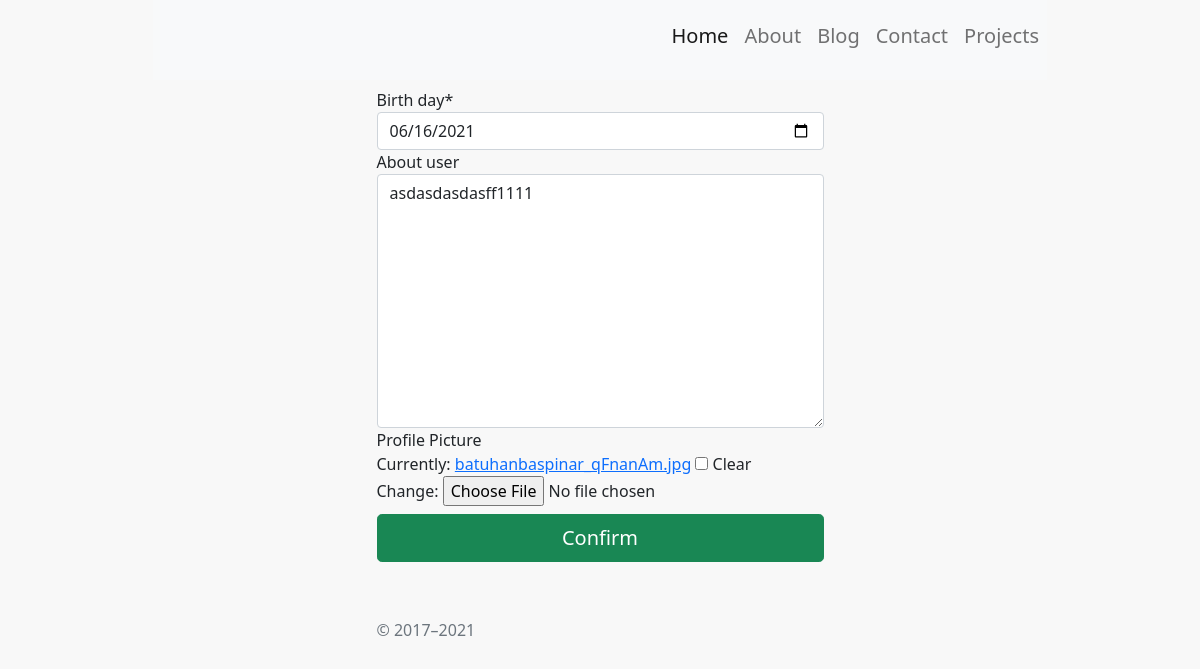
/account/about/edit/11/, run on an earlier commit of the app's database.
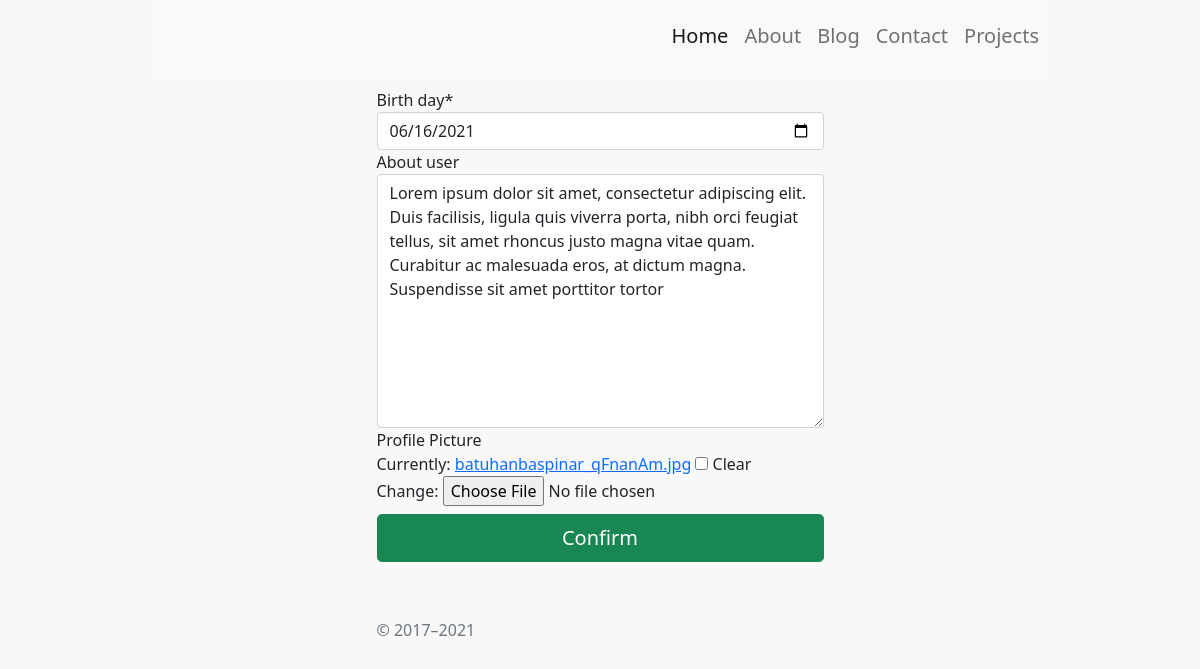
And on a later commit of the database.
### account/models.py (models this page shows, shortened)
class AboutUser(models.Model):
	username = models.OneToOneField('auth.user',on_delete = models.CASCADE, blank=True, null = True)
	birth_day = models.DateField(null=True)
	about_user = models.TextField(max_length=250,blank=True,null=True)
	profile_pic = models.ImageField(null=True,blank=True)

### account/views.py (the view)
# urls.py: path('about/edit/<pk>/',views.AboutUpdateView.as_view(),name="about_update"),
class AboutUpdateView(generic.UpdateView):
	model = AboutUser
	form_class = AboutForm
	template_name = 'account/about.html'

### account/forms.py
class AboutForm(ModelForm):
	def __init__(self, *args, **kwargs):
		super().__init__(*args,**kwargs)
		self.fields['profile_pic'].label = "Profile Picture"
	class Meta:
		model = AboutUser
		fields = ['birth_day','about_user','profile_pic']
		widgets = {
		'birth_day' : DateInput(attrs={'type':'date'})
		}

### account/templates/account/about.html (shortened to what this page needs)
{%extends 'base/base.html'%}
{%block content%}
{% load static %}
{%load crispy_forms_tags%}
<main class="form-signin d-flex justify-content-center align-items-center w-100 my-2">
    <form method="POST" class="form-group w-50 " enctype="multipart/form-data">
        {{form | crispy}}
        <button class="w-100 btn btn-lg btn-success my-2" type="submit">Confirm</button>
        <p class="mt-5 mb-3 text-muted">&copy; 2017–2021</p>
    </form>
</main>
{%endblock%}

What changed in the data, as far as the page shows it:
changed AboutUser: about_user "asdasdasdasff1111" → "Lorem ipsum dolor sit amet, consectetur adipiscing elit. Duis facilisis, ligula quis viverra porta, nibh orci feugiat tellus, sit amet rhoncus justo magna vitae quam. Curabitur ac malesuada eros, at dictum magna. Suspendisse sit amet porttitor tortor"
